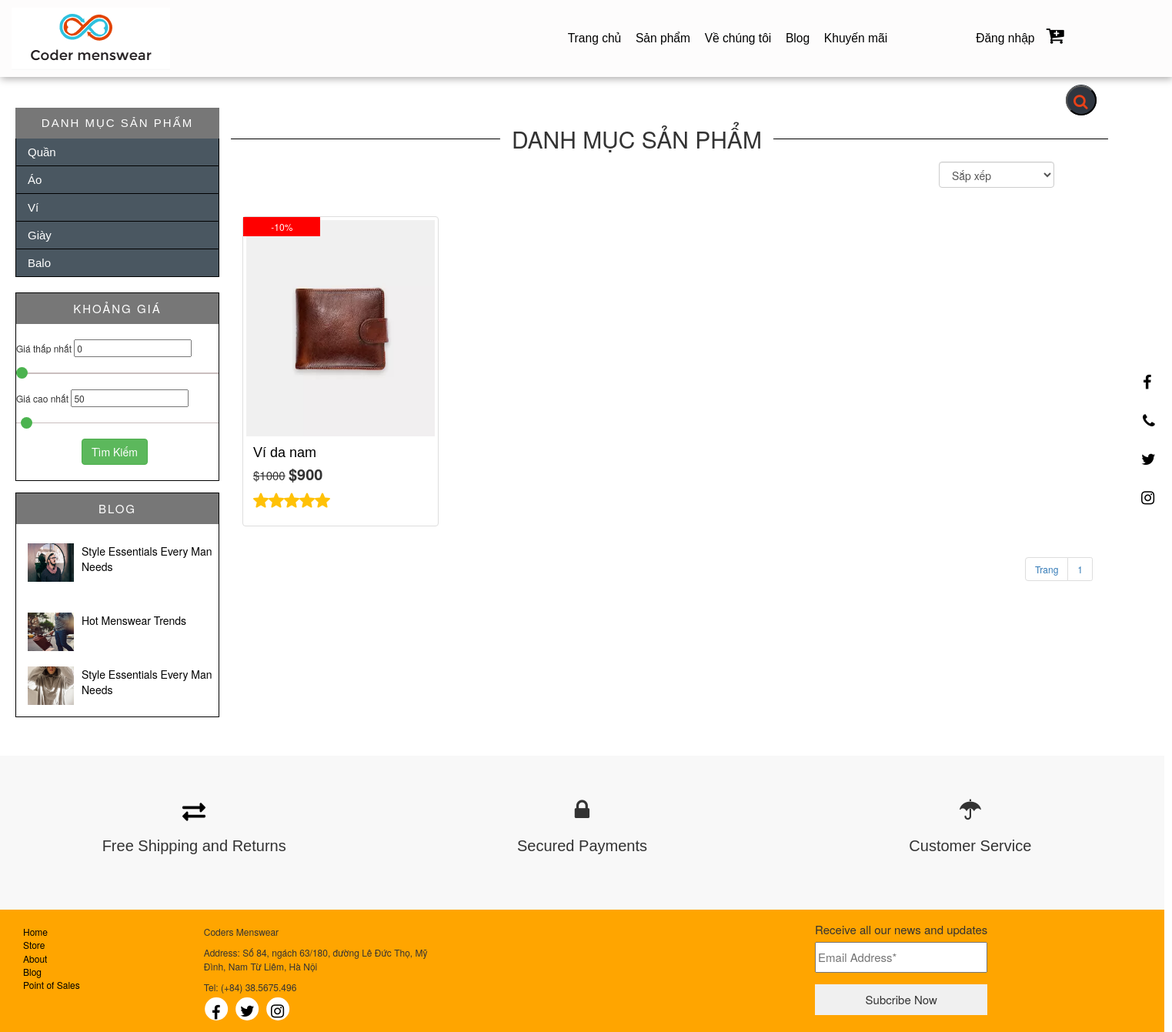
The app's page /Frontend/index.php?controller=products&action=categories&id=3 with its own data.
### tables this page shows
CREATE TABLE `categories` (
  `id` int(11) NOT NULL,
  `name` varchar(500) NOT NULL,
  `parent_id` int(11) NOT NULL DEFAULT 0
);

CREATE TABLE `blogs` (
  `id` int(11) NOT NULL,
  `title` text NOT NULL,
  `content` text NOT NULL,
  `photo` varchar(500) NOT NULL
);

CREATE TABLE `products` (
  `id` int(11) NOT NULL,
  `category_id` int(11) NOT NULL,
  `name` varchar(500) NOT NULL,
  `description` varchar(4000) NOT NULL,
  `content` text NOT NULL,
  `photo` varchar(500) NOT NULL,
  `hot` int(11) NOT NULL,
  `price` float NOT NULL,
  `discount` int(11) NOT NULL,
  `quantity` int(11) NOT NULL DEFAULT 0,
  `note` varchar(500) NOT NULL
);

### Frontend/Controllers/ProductsController.php (called while the page is built, shortened)
<?php
    include "Models/ProductsModel.php";
    class ProductsController extends ProductsModel{
        public function categories(){
			$category_id = isset($_GET["id"]) ? $_GET["id"] : 0;
			$recordPerPage = 12;
			$numPage = ceil($this->modelTotal($category_id)/$recordPerPage);
			$listRecord = $this->modelRead($category_id,$recordPerPage);
			include "Views/ProductsCategoriesView.php";
        }
    }
?>

### Frontend/Models/MenuCategoryModel.php (called while the page is built)
<?php
	class MenuCategoryModel{
		public function modelListCategories(){
			$conn = Connection::getInstance();
			$query = $conn->query("select name,id from categories where parent_id = 0 order by id desc");
			return $query->fetchAll();
		}
	}
 ?>

### Frontend/Models/BlogsModel.php (called while the page is built, shortened)
<?php
	class BlogsModel{
		public function modelRead($recordPerPage){
			$total = $this->modelTotal();
			$numPage = ceil($total/$recordPerPage);
			$page = isset($_GET["p"]) && $_GET["p"] > 0 ? $_GET["p"]-1 : 0;
			$from = $page * $recordPerPage;
			$conn = Connection::getInstance();
			$query = $conn->query("select * from blogs order by id desc limit $from, $recordPerPage");
			return $query->fetchAll();
		}
		public function modelTotal(){
			$conn = Connection::getInstance();
			$query = $conn->query("select id from blogs order by id desc");
			return $query->rowCount();
		}
	}
 ?>

### Frontend/Models/ProductsModel.php (called while the page is built, shortened)
<?php
    class ProductsModel{
        public function modelRead($category_id,$recordPerPage)
        {
            $page = isset($_GET["p"]) && $_GET["p"] > 0 ? $_GET["p"]-1 : 0;
            $from  = $page * $recordPerPage;
            $conn = Connection::getInstance();
            $sqlOrderBy = "order by id desc";
            $sort = isset($_GET["sort"]) ? $_GET["sort"] : "";
            $query = $conn->query("select * from products where category_id = $category_id $sqlOrderBy limit $from,$recordPerPage");
            return $query->fetchAll();
        }
    }
?>

### Frontend/Views/LeftView.php (the view, shortened to what this page needs)
<div style="width:280px;" class="main__left">
        <div class="categories">
            <div class="categories-title">DANH MỤC SẢN PHẨM</div>
            <?php
                include "Models/MenuCategoryModel.php";
                $obj = new MenuCategoryModel();
                $listCategory = $obj->modelListCategories();
            ?>
            <?php foreach($listCategory as $rows):?>
            <ul>
                <li><a href="index.php?controller=products&action=categories&id=<?php echo $rows->id;?>"><?php echo $rows->name;?></a></li>
            </ul>
            <?php endforeach;?>
        </div>
        <div class="price">
            <div class="price-title">KHOẢNG GIÁ</div>
            <div class="minn">
                Giá thấp nhất
                <input type="number" name="" id="fromPrice" step="50">
                <div class="slidecontainer">
                    <input type="range" min="0" step="50" max="2000" value="0" class="slider"
                        id="myRange1">
                </div>
            </div>
            <div class="maxx">
                Giá cao nhất
                <input type="number" name="" id="toPrice" step="50">
                <div class="slidecontainer">
                    <input type="range" min="0" step="50" max="2000" value="50" class="slider"
                        id="myRange2">
                </div>
            </div>
            <button id="btn-find-price" onclick="location.href = 'index.php?controller=products&action=searchPrice&fromPrice=' + document.getElementById('fromPrice').value + '&toPrice=' + document.getElementById('toPrice').value;" type="button" class="btn btn-success">Tìm Kiếm</button>
        </div>
        <div class="blogg">
            <div class="blog-title">BLOG</div>
            <?php
                include "Models/BlogsModel.php";
                $obj = new BlogsModel();
                $listBlog = $obj->modelRead(3);
            ?>
            <?php foreach($listBlog as $rows):?>
            <ul>
                <li><a href="index.php?controller=blogs&action=detail&id=<?php echo $rows->id?>">
                        <img style="width:60px;height:50px;" src="../Assets/Upload/Blogs/<?php echo $rows->photo;?>" alt="">
                        <?php echo $rows->title;?>
                    </a></li>
            </ul>
            <?php endforeach;?>
        </div>
    </div>

### Frontend/Views/ProductsCategoriesView.php (shortened to what this page needs)
<div style="margin-left:-30px;" class="main">
    <?php
        include "LeftView.php";
    ?>
    <div class="main__middle">
        <div class="container">
            <div class="row item__prod">
                <div class="col-xl-12" id="box-search">
                    <div class="search-box">
                        <button class="search-btn" type="submit"> <i class="fa fa-search" style="margin-left: 2px;;;" onclick="return search();"></i> </button>
                    </div>
                </div>
                <br>
                <div class="text-cont">DANH MỤC SẢN PHẨM</div>
                <select style="width:150px;float:right;position:absolute;right:70px;top:100px;" class="form-control"
                    onchange="location.href = 'index.php?controller=products&action=showall&sort='+this.value;">
                    <option value="0">Sắp xếp</option>
                </select>
                <br>
                <?php foreach($listRecord as $rows):?>
                <div style="margin-top:50px;" class="col-xl-3 col-md-3">
                    <div class="thumbnail"> <img style="width:281px;height:281px;" src="../Assets/Upload/Products/<?php echo $rows->photo;?>" alt="Sản phẩm 1">
                    <?php if(isset($rows->discount) && $rows->discount >0):?>
                        <div class="best-seller" style="background-color: red;margin-left:-25px;">-<?php echo $rows->discount?>%</div>
                    <?php endif;?>
                        <div class="caption">
                            <a style="font-size: 18px;font-family:Arial, Helvetica, sans-serif;" href="index.php?controller=products&action=detail&id=<?php echo $rows->id?>"><?php echo $rows->name;?></a>
                            <?php if(isset($rows->discount) && $rows->discount >0):?>
                            <p><strike>$<?php echo $rows->price;?></strike> <span style="font-weight:bold;font-size:20px;">$<?php echo $rows->price - $rows->price*$rows->discount/100;?></span></p>
                            <?php else:?>
                                <p style="font-weight:bold;font-size:20px;">$<?php echo $rows->price;?></p>
                            <?php endif;?>
                            <p class="price-box" style="display:flex;background-color:rgba(255,255,255,0);">
                        <a href="index.php?controller=products&action=rating&star=1&id=<?php echo $rows->id; ?>"><img style="width:20px;" src="../Assets/Frontend/img/star.svg"></a>
                        <a href="index.php?controller=products&action=rating&star=2&id=<?php echo $rows->id; ?>"><img style="width:20px;" src="../Assets/Frontend/img/star.svg"></a>
                        <a href="index.php?controller=products&action=rating&star=3&id=<?php echo $rows->id; ?>"><img style="width:20px;" src="../Assets/Frontend/img/star.svg"></a>
                        <a href="index.php?controller=products&action=rating&star=4&id=<?php echo $rows->id; ?>"><img style="width:20px;" src="../Assets/Frontend/img/star.svg"></a>
                        <a href="index.php?controller=products&action=rating&star=5&id=<?php echo $rows->id; ?>"><img style="width:20px;" src="../Assets/Frontend/img/star.svg"></a> </p>
                        </div>
                        <ul class="addtoCart">
                        </ul>
                    </div>
                </div>
                <?php endforeach;?>
            </div>
        </div>
        <ul class="pagination">
                    <li class="page-item"><span>Trang</span></li>
                    <?php for($i = 1; $i <= $numPage; $i++): ?>
                    <li class="page-item"><a class="page-link" href="index.php?controller=products&action=showall&p=<?php echo $i; ?>"><?php echo $i; ?></a></li>
                    <?php endfor; ?>
                  </ul>
    </div>
</div>

### Assets/Frontend/css/style.css (style rules this page uses)
.best-seller { background-color: black; width: 100px; font-size: 12px; color: #fff; text-transform: none; text-align: center; line-height: 25px; position: absolute; top: 0; left: 10%; }
.addtoCart { width: 100%; padding: 30px 0; margin: 0; transform: translateX(-50%) translateY(-50%); position: absolute; left: 50%; top: 50%; z-index: 2; text-align: center; }
.thumbnail { position: relative; }
.thumbnail::before { content: ""; width: 100%; height: 76.5%; position: absolute; left: 0; top: 0; z-index: 1; transition: all 0.3s ease 0s; }
.caption p { font-size: 15px; font-weight: 500; }
.main { width: 1400px; margin-left: 50px; }
.main__left { width: 280px; }
.categories { margin-top: 50px; font-family: Arial, "Helvetica Neue", Helvetica, sans-serif; }
.categories-title { line-height: 40px; text-transform: uppercase; font-size: 15px; cursor: pointer; letter-spacing: 2px; text-align: center; color: white; background-color: #777777; }
.categories ul li { line-height: 35px; background-color: #4a5761; border: 1px solid black; border-top-width: 0; }
.categories ul li a { display: block; font-size: 15px; color: white; padding-left: 15px; transition: 0.2s ease; }
.slidecontainer { width: 100%; margin-top: 20px; }
.slider { -webkit-appearance: none; width: 80%; height: 1.5px; background: #b4a3a3; outline: none; opacity: 0.7; -webkit-transition: .2s; transition: opacity .2s; }
.maxx, .minn { margin-top: 20px; }
.price { margin-top: 20px; border: 1px solid black; }
.price-title { line-height: 40px; text-transform: uppercase; font-size: 15px; cursor: pointer; letter-spacing: 2px; text-align: center; color: white; background-color: #777777; }
#btn-find-price { margin-top: 15px; margin: 20px; text-align: center; margin-left: 85px; }
.blogg { margin-top: 15px; border: 1px solid black; }
.blog-title { line-height: 40px; text-transform: uppercase; font-size: 15px; cursor: pointer; letter-spacing: 2px; text-align: center; color: white; background-color: #777777; }
.blogg ul li a { font-size: 14px; }
.blogg ul { padding-bottom: 20px; padding-top: 15px; }
.blogg ul li img { float: left; width: 60px; margin-right: 10px; margin-left: 15px; }
.blogg ul li { clear: both; padding-top: 10px; padding-bottom: 5px; }
.main { display: flex; }
.main__middle { width: 1120px; margin-left: 15px; margin-bottom: 30px; }
.item__prod { margin-top: 20px; position: relative; }
.search-box { border: 1px solid #2f3640; height: 40px; border-radius: 40px; padding: 9px; position: relative; margin-left: 300px; width: 40px; float: right; transition: 0.45s linear; margin-bottom: 30px; }
.search-btn { color:#e84118; float: right; width: 40px; height: 39px; border-radius: 50%; background-color: #fff; position: absolute; right: -1px; top: 0; background: #2f3640 ; display: flex; }
.search-btn i { font-size: 20px; margin-left: 10px; margin-top: 8px; }
.text-cont { position: absolute; top: 50px; font-size: 30px; z-index: 2; background-color: white; padding: 0 15px; text-align: center; margin-left: 350px; }
.pagination { float: right; }

### Frontend/Views/ProductsCategoriesView.php (style rules this page uses)
#box-search { position: relative; }

### records on screen
categories: name "Quần"
categories: name "Áo"
categories: name "Ví"
categories: name "Giày"
categories: name "Balo"
blogs: photo (picture), title "Style Essentials Every Man Needs"
blogs: photo (picture), title "Hot Menswear Trends"
blogs: photo (picture), title "Style Essentials Every Man Needs"
products: photo (picture), discount "10", name "Ví da nam", price "1000", $rows->price - $rows->price*$rows->discount/100 "900"
